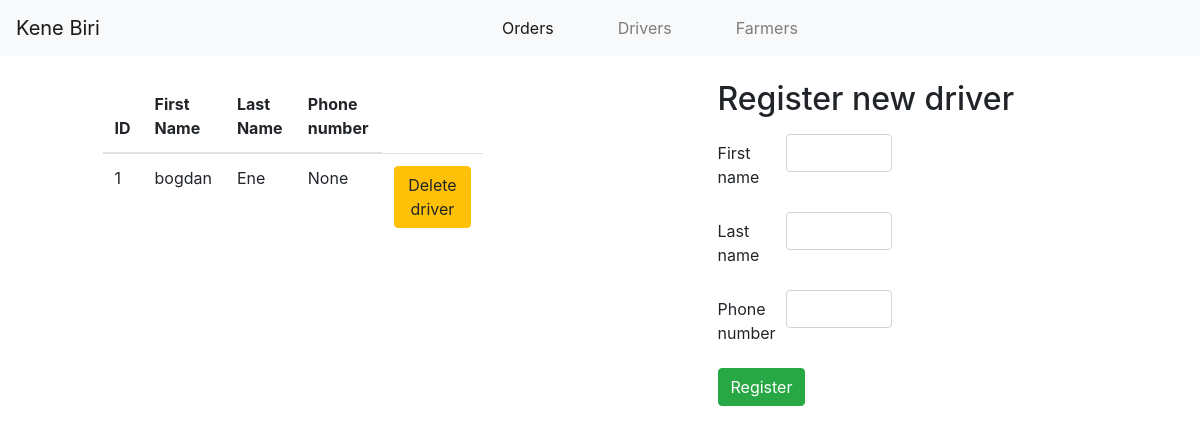
The app's page /control_panel/drivers/, older data.
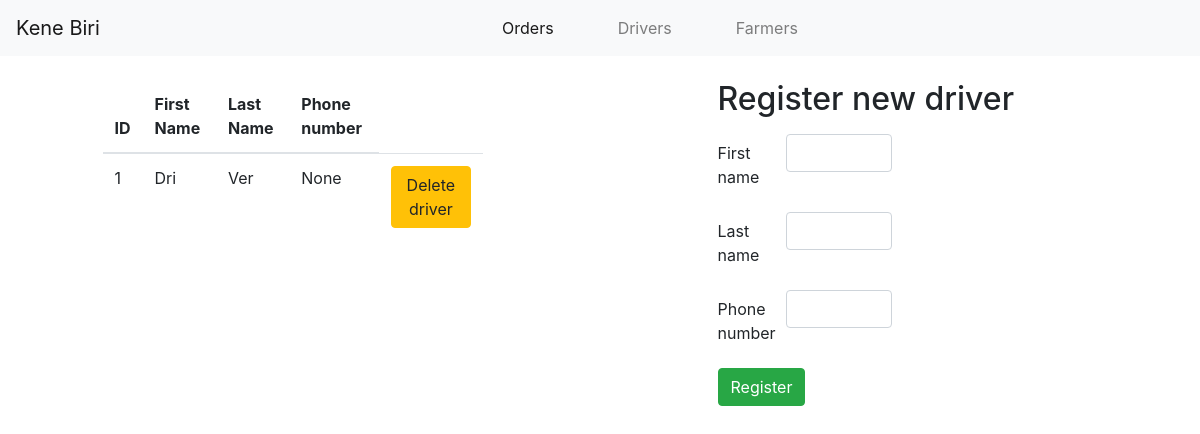
The same page, newer data.
### control_panel/models/driver.py (models this page shows)
class Driver(models.Model):
    first_name = models.CharField(max_length=50)
    last_name = models.CharField(max_length=50)
    phone_number = models.CharField(max_length=30, blank=None, null=None, default=None)

### control_panel/views.py (the view, shortened to what this page needs)
# urls.py: path('drivers/', views.DriverView.as_view(), name='drivers'),
class DriverView(FormView):
    template_name = 'control_panel/drivers.html'
    form_class = DriverForm
    success_url = reverse_lazy('control_panel:drivers')
    def get_context_data(self, **kwargs):
        context = super().get_context_data(**kwargs)
        context['drivers'] = Driver.objects.all()
        return context

### control_panel/forms.py
class DriverForm(forms.Form):
    first_name = forms.CharField(label="First name", max_length=100)
    last_name = forms.CharField(label="Last name", min_length=2, max_length=100)
    phone_number = forms.CharField(label="Phone number", max_length=30)

### control_panel/templates/control_panel/drivers.html (shortened to what this page needs)
{% extends "control_panel/base.html" %}
{% block body %}
    <div class="row py-4">
        <div class="col-4 offset-1">
            <table class="table">
              <thead>
                <tr>
                  <th scope="col">ID</th>
                  <th scope="col">First Name</th>
                  <th scope="col">Last Name</th>
                  <th scope="col">Phone number</th>
                </tr>
              </thead>
              <tbody>
              {% for driver in drivers %}
                <tr>
                  <td>{{ driver.id }}</td>
                  <td>{{ driver.first_name }} </td>
                  <td>{{ driver.last_name }}</td>
                  <td>{{ driver.phone_number }}</td>
                  <td><button class="btn btn-warning" onclick="deleteDriver({{ driver.id }})">Delete driver</button></td>
                </tr>
              {% endfor %}
              </tbody>
            </table>
        </div>
        <div class="col-4 offset-2">
            <h2>Register new driver</h2>
            <form class="pt-2"  method="post" action="{% url "control_panel:drivers" %}">
              <div class="form-group row">
                <label for="first_name" class="col-sm-2 col-form-label">First name</label>
                <div class="col-sm-4">
                  <input name="first_name" id="first_name" type="text" class="form-control">
                </div>
              </div>
              <div class="form-group row">
                <label for="last_name" class="col-sm-2 col-form-label">Last name</label>
                <div class="col-sm-4">
                  <input name="last_name" id="last_name" type="text" class="form-control">
                </div>
              </div>
              <div class="form-group row">
                <label for="phone_number" class="col-sm-2 col-form-label">Phone number</label>
                <div class="col-sm-4">
                  <input name="phone_number" id="first_name" type="number" class="form-control">
                </div>
              </div>
              <button class="btn btn-success" type="submit">Register</button>
            </form>
        </div>
    </div>
{% endblock %}

Row changes from the older to the newer data that the page shows:
changed Driver "None": first_name "bogdan" → "Dri"; last_name "Ene" → "Ver"
